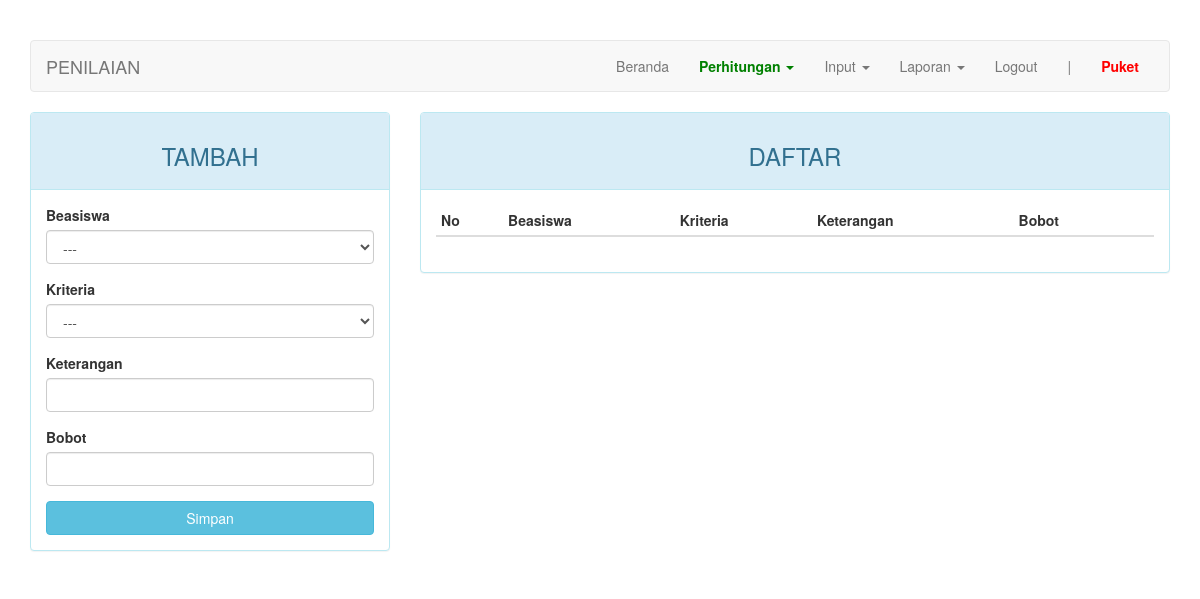
Before: /index.php?page=penilaian (signed in) with the older database file.
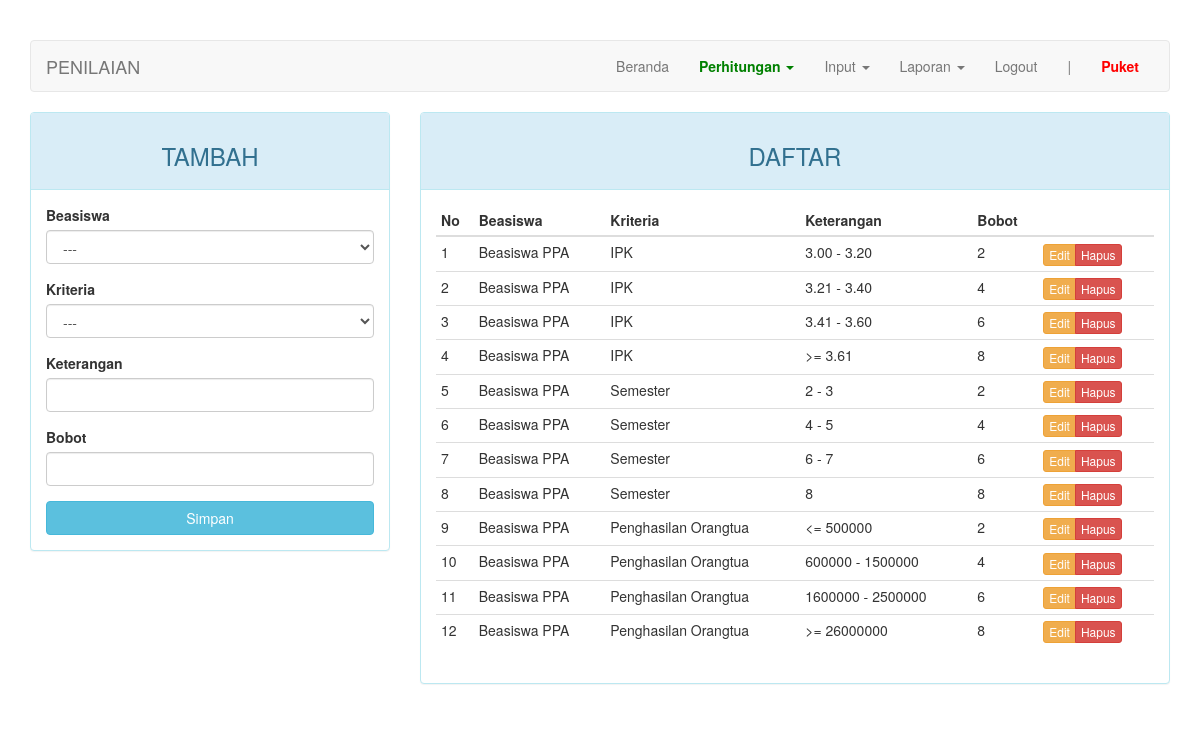
After: the same page with the newer database file.
### tables this page shows
CREATE TABLE `penilaian` (
  `kd_penilaian` int(11) NOT NULL,
  `kd_beasiswa` int(11) DEFAULT NULL,
  `kd_kriteria` int(11) NOT NULL,
  `keterangan` varchar(20) NOT NULL,
  `bobot` tinyint(1) DEFAULT NULL
);

CREATE TABLE `beasiswa` (
  `kd_beasiswa` int(11) NOT NULL,
  `nama` varchar(50) DEFAULT NULL
);

CREATE TABLE `kriteria` (
  `kd_kriteria` int(11) NOT NULL,
  `nama` varchar(50) DEFAULT NULL,
  `sifat` enum('min','max') DEFAULT NULL
);

### page/penilaian.php (the view, shortened to what this page needs)
<?php
$update = (isset($_GET['action']) AND $_GET['action'] == 'update') ? true : false;
?>
<div class="row">
	<div class="col-md-4">
	    <div class="panel panel-<?= ($update) ? "warning" : "info" ?>">
	        <div class="panel-heading"><h3 class="text-center"><?= ($update) ? "EDIT" : "TAMBAH" ?></h3></div>
	        <div class="panel-body">
	            <form action="<?=$_SERVER['REQUEST_URI']?>" method="POST">
									<div class="form-group">
	                  <label for="kd_beasiswa">Beasiswa</label>
										<select class="form-control" name="kd_beasiswa">
											<option>---</option>
										</select>
									</div>
									<div class="form-group">
	                  <label for="kd_kriteria">Kriteria</label>
										<select class="form-control" name="kd_kriteria">
											<option>---</option>
										</select>
									</div>
	                <div class="form-group">
	                    <label for="keterangan">Keterangan</label>
	                    <input type="text" name="keterangan" class="form-control" <?= (!$update) ?: 'value="'.$row["keterangan"].'"' ?>>
	                </div>
	                <div class="form-group">
	                    <label for="bobot">Bobot</label>
	                    <input type="text" name="bobot" class="form-control" <?= (!$update) ?: 'value="'.$row["bobot"].'"' ?>>
	                </div>
	                <button type="submit" class="btn btn-<?= ($update) ? "warning" : "info" ?> btn-block">Simpan</button>
	            </form>
	        </div>
	    </div>
	</div>
	<div class="col-md-8">
	    <div class="panel panel-info">
	        <div class="panel-heading"><h3 class="text-center">DAFTAR</h3></div>
	        <div class="panel-body">
	            <table class="table table-condensed">
	                <thead>
	                    <tr>
	                        <th>No</th>
	                        <th>Beasiswa</th>
	                        <th>Kriteria</th>
	                        <th>Keterangan</th>
	                        <th>Bobot</th>
	                        <th></th>
	                    </tr>
	                </thead>
	                <tbody>
	                    <?php $no = 1; ?>
	                    <?php if ($query = $connection->query("SELECT a.kd_penilaian, c.nama AS nama_beasiswa, b.nama AS nama_kriteria, a.keterangan, a.bobot FROM penilaian a JOIN kriteria b ON a.kd_kriteria=b.kd_kriteria JOIN beasiswa c ON a.kd_beasiswa=c.kd_beasiswa")): ?>
	                        <?php while($row = $query->fetch_assoc()): ?>
	                        <tr>
	                            <td><?=$no++?></td>
	                            <td><?=$row['nama_beasiswa']?></td>
	                            <td><?=$row['nama_kriteria']?></td>
	                            <td><?=$row['keterangan']?></td>
	                            <td><?=$row['bobot']?></td>
	                            <td>
	                                <div class="btn-group">
	                                    <a href="?page=penilaian&action=update&key=<?=$row['kd_penilaian']?>" class="btn btn-warning btn-xs">Edit</a>
	                                    <a href="?page=penilaian&action=delete&key=<?=$row['kd_penilaian']?>" class="btn btn-danger btn-xs">Hapus</a>
	                                </div>
	                            </td>
	                        </tr>
	                        <?php endwhile ?>
	                    <?php endif ?>
	                </tbody>
	            </table>
	        </div>
	    </div>
	</div>
</div>

Changed rows visible on the page:
added penilaian: kd_beasiswa.nama "Beasiswa PPA", kd_kriteria.nama "IPK", keterangan "3.00 - 3.20", bobot "2"
added penilaian: kd_beasiswa.nama "Beasiswa PPA", kd_kriteria.nama "IPK", keterangan "3.21 - 3.40", bobot "4"
added penilaian: kd_beasiswa.nama "Beasiswa PPA", kd_kriteria.nama "IPK", keterangan "3.41 - 3.60", bobot "6"
added penilaian: kd_beasiswa.nama "Beasiswa PPA", kd_kriteria.nama "IPK", keterangan ">= 3.61", bobot "8"
added penilaian: kd_beasiswa.nama "Beasiswa PPA", kd_kriteria.nama "Semester", keterangan "2 - 3", bobot "2"
added penilaian: kd_beasiswa.nama "Beasiswa PPA", kd_kriteria.nama "Semester", keterangan "4 - 5", bobot "4"
added penilaian: kd_beasiswa.nama "Beasiswa PPA", kd_kriteria.nama "Semester", keterangan "6 - 7", bobot "6"
added penilaian: kd_beasiswa.nama "Beasiswa PPA", kd_kriteria.nama "Semester", keterangan "8", bobot "8"
added penilaian: kd_beasiswa.nama "Beasiswa PPA", kd_kriteria.nama "Penghasilan Orangtua", keterangan "<= 500000", bobot "2"
added penilaian: kd_beasiswa.nama "Beasiswa PPA", kd_kriteria.nama "Penghasilan Orangtua", keterangan "600000 - 1500000", bobot "4"
added penilaian: kd_beasiswa.nama "Beasiswa PPA", kd_kriteria.nama "Penghasilan Orangtua", keterangan "1600000 - 2500000", bobot "6"
added penilaian: kd_beasiswa.nama "Beasiswa PPA", kd_kriteria.nama "Penghasilan Orangtua", keterangan ">= 26000000", bobot "8"
